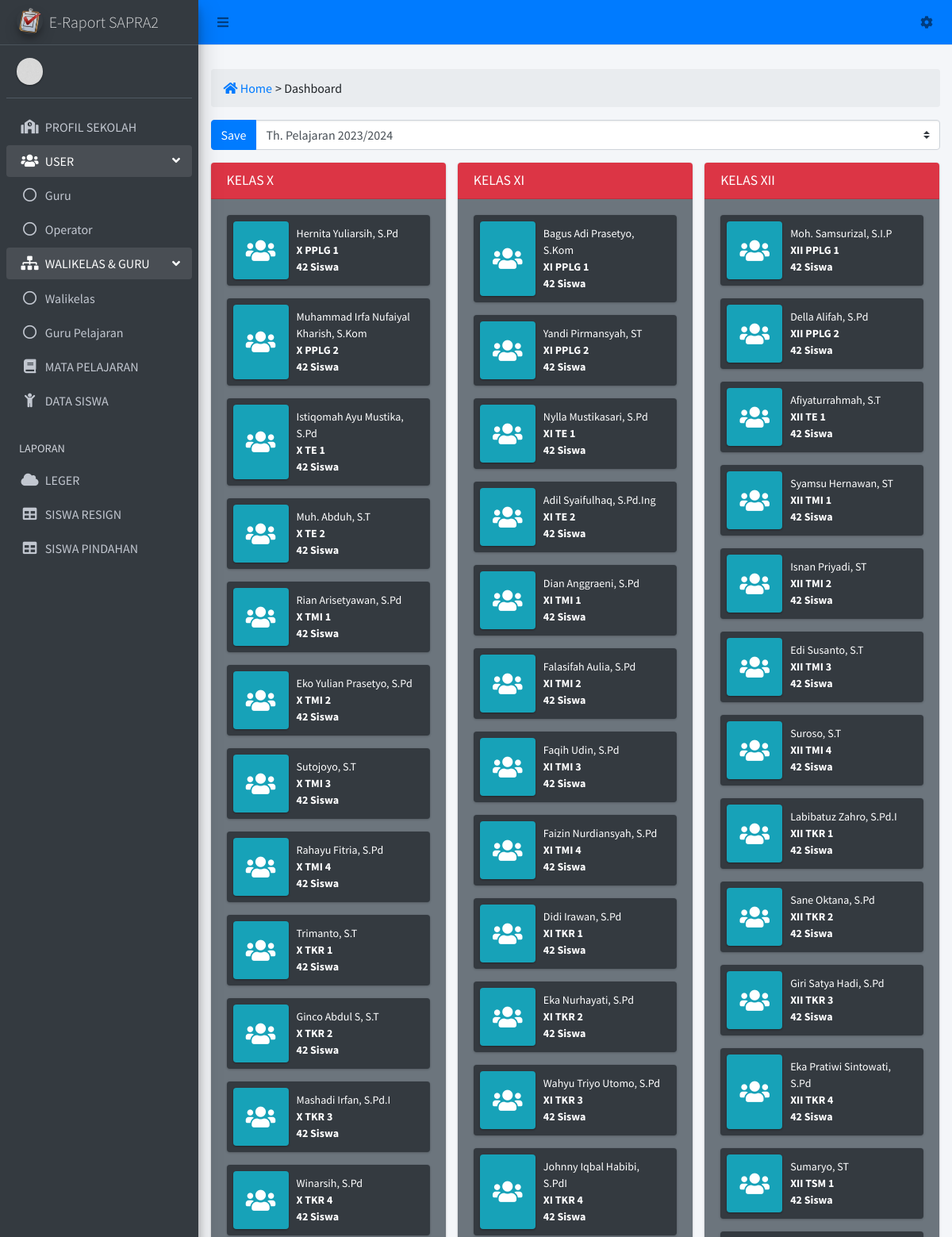
The app's page /admin.php (upper part) with its own data.
### tables this page shows
CREATE TABLE `tb_walikelas` (
  `id_walikelas` int(10) NOT NULL,
  `th_pelajaran` varchar(10) NOT NULL,
  `nipy` varchar(20) NOT NULL,
  `user_guru` varchar(50) NOT NULL,
  `kelas` varchar(3) NOT NULL,
  `komp_keahlian` varchar(50) NOT NULL,
  `pkelas` bigint(1) NOT NULL
);

### view/operator/home.php (the view, shortened to what this page needs)
<div class="row">
  <div class="col-sm-12">
    <ol class="breadcrumb <?= $bg_breadcrumb;  ?>">
	    <li><a href="admin" class="pr-1"><i class="fas fa-home"></i> Home</a></li>
	    <li class="active"> > Dashboard</li>
	  </ol>
  </div>
</div>
<div class="row">
	<div class="col-sm-12">
	<form class="form-group" action="" method="post">
		<div class="input-group mb-3">
			<div class="input-group-prepend">
				<button class="btn btn-outline-primary bg-primary" type="submit" name="selectoption">Save</button>
			</div>
			<select class="custom-select" name="pilihan_tahunpel" id="inputGroupSelect03">
				<option value="2023/2024">Th. Pelajaran 2023/2024</option>
			</select>
		</div>
	</form>
	</div>
	<?php
	$sql = mysqli_query($koneksi, "select * from tb_select_tahunpel");
	$sel = mysqli_fetch_array($sql);
	$array = array('X' => 'X', 'XI' => 'XI', 'XII' => 'XII' );
	foreach ($array as $key => $value) {
		$query = mysqli_query($koneksi, "select th_pelajaran, concat_ws(' ', kelas, komp_keahlian, pkelas) as class, kelas, user_guru from tb_walikelas where kelas = '$value' and th_pelajaran = '".$sel['select_tahunpel']."'"); ?>
		<div class="col-sm-4">
			<div class="card">
				<div class="card-header bg-danger">
					<h3 class="card-title">KELAS <?= $value; ?></h3>
				</div>
				<div class="card-body bg-secondary">
					<?php while ($row = mysqli_fetch_array($query)) {
						if ($row['kelas'] == $value) { ?>
							<div class="info-box bg-dark">
					      <span class="info-box-icon bg-info elevation-1"><i class="fas fa-users"></i></span>
					      <div class="info-box-content text-sm">
					        <div class=""><?= $row['user_guru']; ?></div>
					        <span class="info-box-number">
					          <?= $row['class']; ?>
					        </span>
					        <span class="info-box-number">42 Siswa</span>
					      </div>
					    </div>
						<?php }
					}
					?>
				</div>
			</div>
		</div>
	<?php }
	?>
</div>

### records on screen
tb_walikelas: user_guru "Hernita Yuliarsih, S.Pd", class "X PPLG 1"
tb_walikelas: user_guru "Muhammad Irfa Nufaiyal Kharish, S.Kom", class "X PPLG 2"
tb_walikelas: user_guru "Istiqomah Ayu Mustika, S.Pd", class "X TE 1"
tb_walikelas: user_guru "Muh. Abduh, S.T", class "X TE 2"
tb_walikelas: user_guru "Rian Arisetyawan, S.Pd", class "X TMI 1"
tb_walikelas: user_guru "Eko Yulian Prasetyo, S.Pd", class "X TMI 2"
tb_walikelas: user_guru "Sutojoyo, S.T", class "X TMI 3"
tb_walikelas: user_guru "Rahayu Fitria, S.Pd", class "X TMI 4"
tb_walikelas: user_guru "Trimanto, S.T", class "X TKR 1"
tb_walikelas: user_guru "Ginco Abdul S, S.T", class "X TKR 2"
tb_walikelas: user_guru "Mashadi Irfan, S.Pd.I", class "X TKR 3"
tb_walikelas: user_guru "Winarsih, S.Pd", class "X TKR 4"
tb_walikelas: user_guru "Bagus Adi Prasetyo, S.Kom", class "XI PPLG 1"
tb_walikelas: user_guru "Yandi Pirmansyah, ST", class "XI PPLG 2"
tb_walikelas: user_guru "Nylla Mustikasari, S.Pd", class "XI TE 1"
tb_walikelas: user_guru "Adil Syaifulhaq, S.Pd.Ing", class "XI TE 2"
tb_walikelas: user_guru "Dian Anggraeni, S.Pd", class "XI TMI 1"
tb_walikelas: user_guru "Falasifah Aulia, S.Pd", class "XI TMI 2"
tb_walikelas: user_guru "Faqih Udin, S.Pd", class "XI TMI 3"
tb_walikelas: user_guru "Faizin Nurdiansyah, S.Pd", class "XI TMI 4"
tb_walikelas: user_guru "Didi Irawan, S.Pd", class "XI TKR 1"
tb_walikelas: user_guru "Eka Nurhayati, S.Pd", class "XI TKR 2"
tb_walikelas: user_guru "Wahyu Triyo Utomo, S.Pd", class "XI TKR 3"
tb_walikelas: user_guru "Johnny Iqbal Habibi, S.PdI", class "XI TKR 4"
tb_walikelas: user_guru "Moh. Samsurizal, S.I.P", class "XII PPLG 1"
tb_walikelas: user_guru "Della Alifah, S.Pd", class "XII PPLG 2"
tb_walikelas: user_guru "Afiyaturrahmah, S.T", class "XII TE 1"
tb_walikelas: user_guru "Syamsu Hernawan, ST", class "XII TMI 1"
tb_walikelas: user_guru "Isnan Priyadi, ST", class "XII TMI 2"
tb_walikelas: user_guru "Edi Susanto, S.T", class "XII TMI 3"
tb_walikelas: user_guru "Suroso, S.T", class "XII TMI 4"
tb_walikelas: user_guru "Labibatuz Zahro, S.Pd.I", class "XII TKR 1"
tb_walikelas: user_guru "Sane Oktana, S.Pd", class "XII TKR 2"
tb_walikelas: user_guru "Giri Satya Hadi, S.Pd", class "XII TKR 3"
tb_walikelas: user_guru "Eka Pratiwi Sintowati, S.Pd", class "XII TKR 4"
tb_walikelas: user_guru "Sumaryo, ST", class "XII TSM 1"

### other values on screen
$value "X"
$value "XI"
$value "XII"
